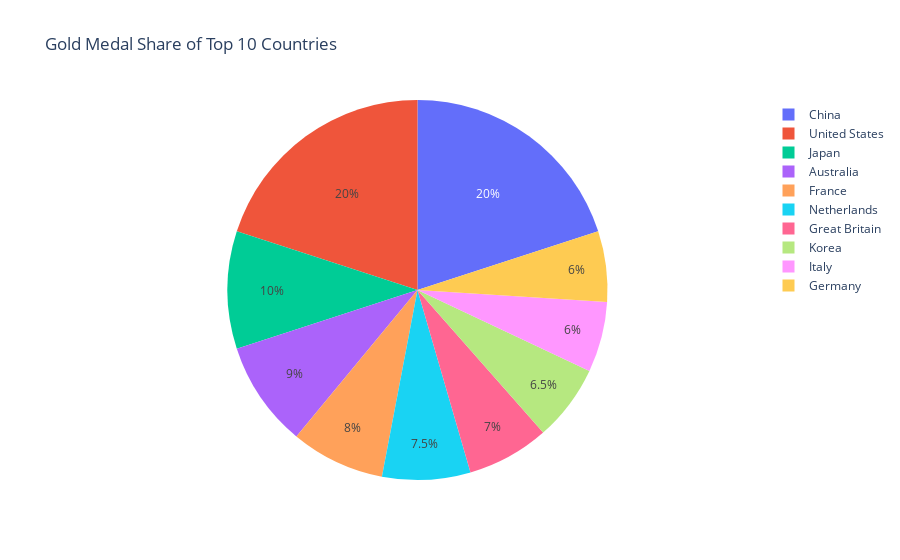

The notebook cell this image was saved under:
### Code cell
# 6-3. Gold Medal Share of Top 10 Countries (Pie Chart)
fig = px.pie(top10,
             names='country',
             values='Gold',
             title='Gold Medal Share of Top 10 Countries')
fig.show()

### Figure 1 — Plotly figure (JSON) as saved in the notebook; plotly's stock layout.template omitted (floating-point values rounded to 4 significant figures)
{"data": [{"domain": {"x": [0, 1], "y": [0, 1]}, "hovertemplate": "country=%{label}<br>Gold=%{value}<extra></extra>", "labels": ["China", "United States", "Japan", "Australia", "France", "Netherlands", "Great Britain", "Korea", "Italy", "Germany"], "legendgroup": "", "name": "", "showlegend": true, "type": "pie", "values": [40, 40, 20, 18, 16, 15, 14, 13, 12, 12]}], "layout": {"legend": {"tracegroupgap": 0}, "title": {"text": "Gold Medal Share of Top 10 Countries"}}}
